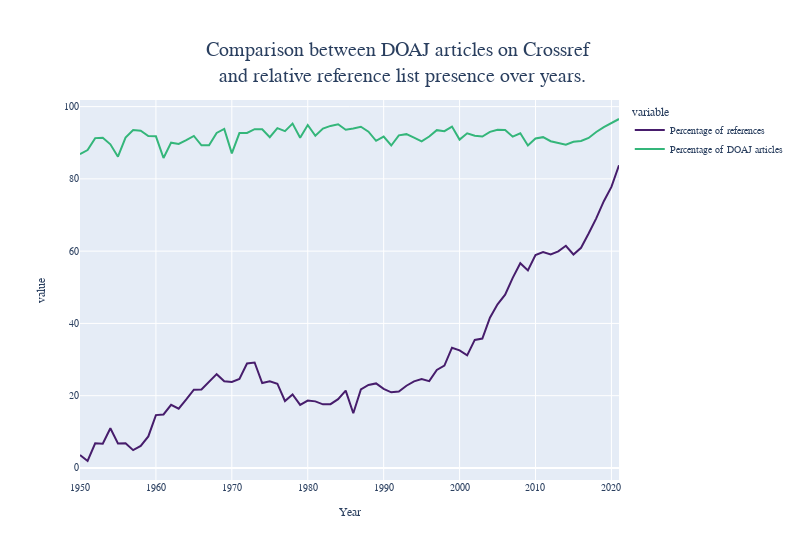

Notebook code for this chart:
### Code cell
frame9 = frame.copy()
frame9 = frame9.apply(lambda x: pd.to_numeric(x, errors='coerce'))
frame9 = frame9[(frame9.year >= 1950)&(frame9.year < 2022)]
frame9 = frame9.groupby('year').sum()
frame9['perc_ref'] = (frame9['reference']/frame9['on-crossref'])*100
frame9['perc_cr'] = (frame9['on-crossref']/frame9['doi-num'])*100
fig = px.line(frame9,x=frame9.index,y=['perc_ref', 'perc_cr'],width=800,
 labels={ "year": "Year" }, color_discrete_sequence= ['#471D6C', '#34B67A'] ,
 title="Comparison between DOAJ articles on Crossref <br> and relative reference list presence over years.")

newnames = {'perc_ref': "Percentage of references", 'perc_cr': "Percentage of DOAJ articles"}
fig.for_each_trace(lambda t: t.update(name = newnames[t.name],
                                      legendgroup = newnames[t.name],
                                      hovertemplate = t.hovertemplate.replace(t.name, newnames[t.name])
                                     )
                  )
fig.update_layout(
    font_family="sans-serif",
    title_font_size=20,
    font_size=10,
    title = {'xanchor': 'center', 'y':0.9,'x':0.5},
)
fig.show()

fig.write_image("images/fig4.png")

### Figure 1 — Plotly figure (JSON) as saved in the notebook; plotly's stock layout.template omitted (floating-point values rounded to 4 significant figures)
{"data": [{"hovertemplate": "variable=Percentage of references<br>Year=%{x}<br>value=%{y}<extra></extra>", "legendgroup": "Percentage of references", "line": {"color": "#471D6C", "dash": "solid"}, "marker": {"symbol": "circle"}, "mode": "lines", "name": "Percentage of references", "orientation": "v", "showlegend": true, "type": "scatter", "x": [1950, 1951, 1952, 1953, 1954, 1955, 1956, 1957, 1958, 1959, 1960, 1961, 1962, 1963, 1964, 1965, 1966, 1967, 1968, 1969, 1970, 1971, 1972, 1973, 1974, 1975, 1976, 1977, 1978, 1979, 1980, 1981, 1982, 1983, 1984, 1985, 1986, 1987, 1988, 1989, 1990, 1991, 1992, 1993, 1994, 1995, 1996, 1997, 1998, 1999, 2000, 2001, 2002, 2003, 2004, 2005, 2006, 2007, 2008, 2009, 2010, 2011, 2012, 2013, 2014, 2015, 2016, 2017, 2018, 2019, 2020, 2021], "xaxis": "x", "y": [3.606, 1.923, 6.823, 6.715, 10.98, 6.783, 6.836, 4.928, 6.079, 8.721, 14.62, 14.8, 17.47, 16.4, 18.96, 21.64, 21.7, 23.81, 25.96, 23.98, 23.82, 24.62, 28.92, 29.18, 23.52, 23.96, 23.31, 18.53, 20.34, 17.44, 18.65, 18.43, 17.61, 17.64, 19.04, 21.42, 15.13, 21.73, 22.98, 23.39, 21.88, 20.93, 21.17, 22.76, 23.95, 24.58, 24.03, 27.14, 28.34, 33.27, 32.54, 31.17, 35.44, 35.8, 41.59, 45.3, 47.96, 52.59, 56.65, 54.68, 58.91, 59.74, 59.11, 59.93, 61.48, 59.07, 60.92, 64.87, 69.07, 73.83, 77.78, 83.77], "yaxis": "y"}, {"hovertemplate": "variable=Percentage of DOAJ articles<br>Year=%{x}<br>value=%{y}<extra></extra>", "legendgroup": "Percentage of DOAJ articles", "line": {"color": "#34B67A", "dash": "solid"}, "marker": {"symbol": "circle"}, "mode": "lines", "name": "Percentage of DOAJ articles", "orientation": "v", "showlegend": true, "type": "scatter", "x": [1950, 1951, 1952, 1953, 1954, 1955, 1956, 1957, 1958, 1959, 1960, 1961, 1962, 1963, 1964, 1965, 1966, 1967, 1968, 1969, 1970, 1971, 1972, 1973, 1974, 1975, 1976, 1977, 1978, 1979, 1980, 1981, 1982, 1983, 1984, 1985, 1986, 1987, 1988, 1989, 1990, 1991, 1992, 1993, 1994, 1995, 1996, 1997, 1998, 1999, 2000, 2001, 2002, 2003, 2004, 2005, 2006, 2007, 2008, 2009, 2010, 2011, 2012, 2013, 2014, 2015, 2016, 2017, 2018, 2019, 2020, 2021], "xaxis": "x", "y": [86.85, 87.97, 91.28, 91.38, 89.56, 86.14, 91.43, 93.5, 93.33, 91.86, 91.77, 85.78, 90.02, 89.65, 90.69, 91.89, 89.27, 89.27, 92.72, 93.81, 87.04, 92.67, 92.7, 93.74, 93.7, 91.52, 94.04, 93.2, 95.31, 91.4, 94.92, 91.92, 93.92, 94.66, 95.1, 93.59, 93.95, 94.42, 93.05, 90.53, 91.7, 89.23, 92.05, 92.38, 91.43, 90.36, 91.73, 93.49, 93.21, 94.48, 90.87, 92.62, 91.92, 91.73, 93.02, 93.62, 93.56, 91.69, 92.62, 89.23, 91.17, 91.54, 90.41, 89.98, 89.45, 90.25, 90.49, 91.31, 92.97, 94.34, 95.41, 96.57], "yaxis": "y"}], "layout": {"font": {"family": "sans-serif", "size": 10}, "legend": {"title": {"text": "variable"}, "tracegroupgap": 0}, "title": {"font": {"size": 20}, "text": "Comparison between DOAJ articles on Crossref <br> and relative reference list presence over years.", "x": 0.5, "xanchor": "center", "y": 0.9}, "width": 800, "xaxis": {"anchor": "y", "domain": [0, 1], "title": {"text": "Year"}}, "yaxis": {"anchor": "x", "domain": [0, 1], "title": {"text": "value"}}}}
